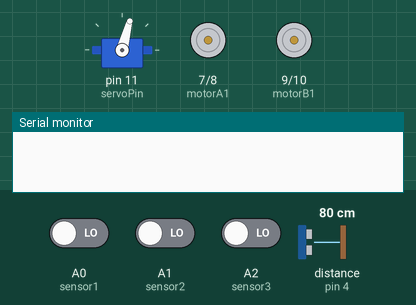
Simulated run of this sketch. Board: Arduino Uno, built with avr-gcc and run on an emulated ATmega328P. Shown: servo, motor-driver pin pairs drawn as motors (green arrow = first pin HIGH = forward, orange = second pin HIGH = backward, longer = more drive, scaled by the enable pin), the last lines printed to the serial monitor. Wiring (inferred from the names in the program): ultrasonic range finder: trigger A5; echo pin 4. The test bench sets the inputs (shaded band); at power-on: A0 (sensor1) LOW, distance to the obstacle (sensor on pin 4) 80 cm, A1 (sensor2) LOW, A2 (sensor3) LOW. The echo pulse lasts 58.3 µs per cm.

Above: at 1.2 s.
1.3 s: A0 (sensor1) driven HIGH
At 2.5 s:
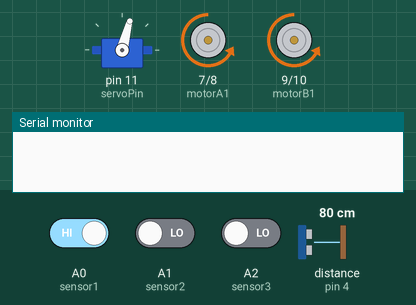
2.8 s: distance to the obstacle (sensor on pin 4) set to 21 cm
4.3 s: distance to the obstacle (sensor on pin 4) set to 17 cm
At 5.0 s:
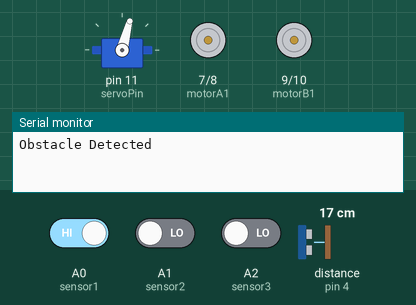
5.8 s: distance to the obstacle (sensor on pin 4) set to 7 cm
7.3 s: distance to the obstacle (sensor on pin 4) set to 4 cm
At 8.6 s:
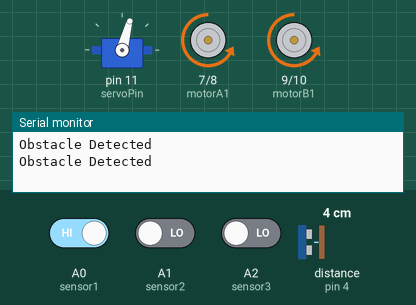
8.9 s: A1 (sensor2) driven HIGH
At 9.4 s:
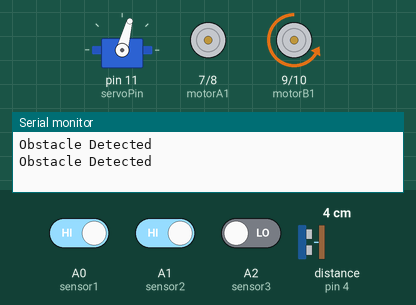
Timing chart, 0 to 11.4 s (numbered marks = the images above; inputs shaded):
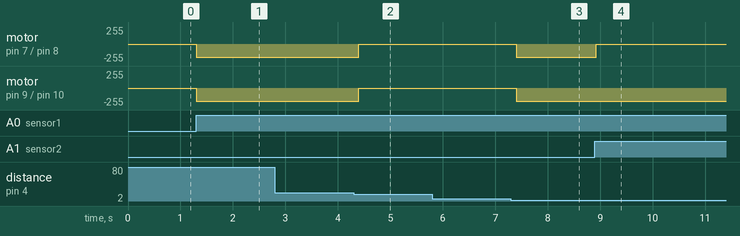

Measured:
- the behaviour switches between 19 and 18 cm on distance to the obstacle (sensor on pin 4) (found by bisection; images 1 and 2)
- the behaviour switches between 6 and 5 cm on distance to the obstacle (sensor on pin 4) (found by bisection; images 2 and 3)
- after the input at 1.3 s, motor on pin 7 (motorA1) / pin 8 (motorA2), motor on pin 9 (motorB1) / pin 10 (motorB2): stopped → backward 200/255 at once
- after the input at 2.8 s, every drawn part: stays the same
- after the input at 4.3 s, motor on pin 7 (motorA1) / pin 8 (motorA2), motor on pin 9 (motorB1) / pin 10 (motorB2): backward 200/255 → stopped after 0.10 s
- after the input at 7.3 s, motor on pin 7 (motorA1) / pin 8 (motorA2), motor on pin 9 (motorB1) / pin 10 (motorB2): stopped → backward 200/255 after 0.10 s
- after the input at 8.9 s, motor on pin 7 (motorA1) / pin 8 (motorA2): backward 200/255 → stopped at once

The sketch:

RobotDrive.ino
```cpp
#include <Servo.h>

const int motorA1 = 7; // IN A1 or IN1 (Motor A Direction)
const int motorA2 = 8; // IN A2 or IN2 (Motor A Direction)
const int motorB1 = 9; // IN B1 or IN3 (Motor B Direction)
const int motorB2 = 10; // IN B2 or IN4 (Motor B Direction)
const int ENA = 5; // ENA (PWM or Enable for Motor A)
const int ENB = 6; // ENB (PWM or Enable for Motor B)
const int servoPin = 11; //Servo that controls the ultrasonic sensor
const int sensor1 = A0; //Line-following sensors
const int sensor2 = A1;
const int sensor3 = A2;
int state1; //Detects whether or not line-following sensor detects a black line
int state2;
int state3;
boolean withinDistance; //Checks if the robot is within a certain distance from an obstacle
int rememberLastPosition; //Remembers whether the robot was to the left of the black line, to the right of the black line, or on the black line
boolean obstaclePassed = false;
const int rangeTriggerPin = A5;
const int rangeSensorPin = 4;
const unsigned long rangeTimeout = 2000;
unsigned long echoDelay = 0;
Servo servo;


void setup() {
  pinMode(motorA1, OUTPUT); //set pins on motors as outputs
  pinMode(motorA2, OUTPUT);
  pinMode(ENA, OUTPUT);
  pinMode(motorB1, OUTPUT);
  pinMode(motorB2, OUTPUT);
  pinMode(ENB, OUTPUT);
  pinMode(rangeTriggerPin, OUTPUT);
  pinMode(rangeSensorPin, INPUT);
  pinMode(sensor1, INPUT); //set pins of line sensors as inputs
  pinMode(sensor2, INPUT);
  pinMode(sensor3, INPUT);
  servo.attach(servoPin); //intialize servos
  servo.write(75); //move servo on sensor to face forward
  Serial.begin(9600);

}

void loop() {
  // put your main code here, to run repeatedly:
  state1 = digitalRead(sensor1); //read whether or not line sensors detect black or white (HIGH = black, LOW = white)
  state2 = digitalRead(sensor2);
  state3 = digitalRead(sensor3);
  withinDistance = obstacleDistance(10.0) > 2.0 && obstacleDistance(10.0) <= 10.0; //check if an obstacle is detected between 2 and 10 inches
  if (state2 == HIGH) { //middle sensor detects black
    if (state1 == HIGH && state3 == LOW) { //robot is positioned slightly off to the right
      rememberLastPosition = 3; //remember that robot was off to the right
      circle(0, 200, 10); //move slightly to the left
    }
    else {
      if (state3 == HIGH && state1 == LOW) { //robot is positioned slightly off to the left
        rememberLastPosition = 2; //remember that robot was off to the left
        circle(164, 0, 10); //move slightly to the right
      }
      else { //robot is centered perfectly
        rememberLastPosition = 1; //remember the robot was on track
        moveForward(164, 50);
      }
    }
  }
  else if (state2 == LOW) {
    if (state1 == HIGH) { //robot is positioned way off to the right
      rememberLastPosition = 3; //remember that robot was off to the right
      turnLeft(200, 50); //turn hard to the left
    }
    else {
      if (state3 == HIGH) { //robot is positioned way off to the left
        rememberLastPosition = 2; //remember that robot was off to the left
        turnRight(200, 50); //turn hard to the right
      }
      else { //robot is completely off track
        switch (rememberLastPosition) { //use value of rememberLastPosition to possibly bring the robot back on track
          case (3): //robot was off to the right
            turnLeft(200, 50);
          case (2): //robot was off to the left
            turnRight(200, 50);
          case (1): //robot was on track
            moveBackward(200, 50);
        }
      }
    }
  }
  if (withinDistance) { //obstacle is detected 8 inches away
    stop();
    while (withinDistance) { //robot will still stop as long as an obstacle is detected
        Serial.println("Obstacle Detected");
        delay(1500);
        withinDistance = obstacleDistance(10.0) > 2.0 && obstacleDistance(10.0) <= 10.0; //check if robot still detects an obstacle
      }
  }
 }


void moveForward(int speed, int time) { //moves robot forward by powering both the left and right motors forward at equal speeds
  analogWrite(ENA, speed); //set speed of motor
  digitalWrite(motorA1, HIGH);
  digitalWrite(motorA2, LOW);
  analogWrite(ENB, speed);
  digitalWrite(motorB1, LOW);
  digitalWrite(motorB2, HIGH);
  delay(time); //amount of time the motors will move
}

void moveBackward(int speed, int time) { //moves robot backward by powering both the left and right motors backwards at equal speeds
  analogWrite(ENA, speed); //set speed of motor
  digitalWrite(motorA1, LOW);
  digitalWrite(motorA2, HIGH);
  analogWrite(ENB, speed);
  digitalWrite(motorB1, HIGH);
  digitalWrite(motorB2, LOW);
  delay(time); //amount of time the motors will move
}

void circle(int speed1, int speed2, int time) { //powers left and right motors with different speeds to move the robot in a circle
  analogWrite(ENA, speed1);
  digitalWrite(motorA1, HIGH);
  digitalWrite(motorA2, LOW);
  analogWrite(ENB, speed2);
  digitalWrite(motorB1, LOW);
  digitalWrite(motorB2, HIGH);
  delay(time); //amount of time the motors will move
}

void backwardsCircle(int speed1, int speed2, int time) { //powers left and right motors with different speeds backwards
  analogWrite(ENA, speed1);
  digitalWrite(motorA1, LOW);
  digitalWrite(motorA2, HIGH);
  analogWrite(ENB, speed2);
  digitalWrite(motorB1, HIGH);
  digitalWrite(motorB2, LOW);
  delay(time); //amount of time the motors will move
}

void turnRight(int speed, int time) { //pivots the robot left by moving the left motors forward and right motors backward
  analogWrite(ENA, speed); //set speed of motor
  digitalWrite(motorA1, HIGH);
  digitalWrite(motorA2, LOW);
  analogWrite(ENB, speed);
  digitalWrite(motorB1, HIGH);
  digitalWrite(motorB2, LOW);
  delay(time); //amount of time the motors will move
}

void turnLeft(int speed, int time) { //pivots the robot right by moving the left motors backward and right motors forward
  analogWrite(ENA, speed); //set speed of motor
  digitalWrite(motorA1, LOW);
  digitalWrite(motorA2, HIGH);
  analogWrite(ENB, speed);
  digitalWrite(motorB1, LOW);
  digitalWrite(motorB2, HIGH);
  delay(time); //amount of time the motors will move
}

void stop() { //shuts off power on both motors for an indefinite amount of time
  digitalWrite(ENA, LOW);
  digitalWrite(ENB, LOW);
}

void stop(int time) { //shuts off power on both motors to wait for a duration
  digitalWrite(ENA, LOW);
  digitalWrite(ENB, LOW);
  delay(time); //amount of time the motors will stop
}

float obstacleDistance(float withinInches) { //uses ultrasonic sensor to calculate the distance between the sensor and an object
  digitalWrite(rangeTriggerPin, LOW);
  delayMicroseconds(2);
  digitalWrite(rangeTriggerPin, HIGH);
  delayMicroseconds(10);
  digitalWrite(rangeTriggerPin, LOW);
  unsigned long lengthLimit = long(rangeTimeout / 13.5 * withinInches); //creates limit of signal to match a certain distance
  echoDelay = pulseIn(rangeSensorPin, HIGH, lengthLimit); //measure time it takes to send signal and retrieve it
  return echoDelay / 148.148;
}

boolean obstacleDetected(float withinInches) { //uses ultrssonic sensor to detect whether or not an object is within a certain distance
  digitalWrite(rangeTriggerPin, LOW);
  delayMicroseconds(2);
  digitalWrite(rangeTriggerPin, HIGH);
  delayMicroseconds(10);
  digitalWrite(rangeTriggerPin, LOW);
  echoDelay = pulseIn(rangeSensorPin, HIGH, rangeTimeout); //measure time it takes to send signal and retrieve it
  float length = echoDelay / 148.148;
  return length <= withinInches;
 }
```
